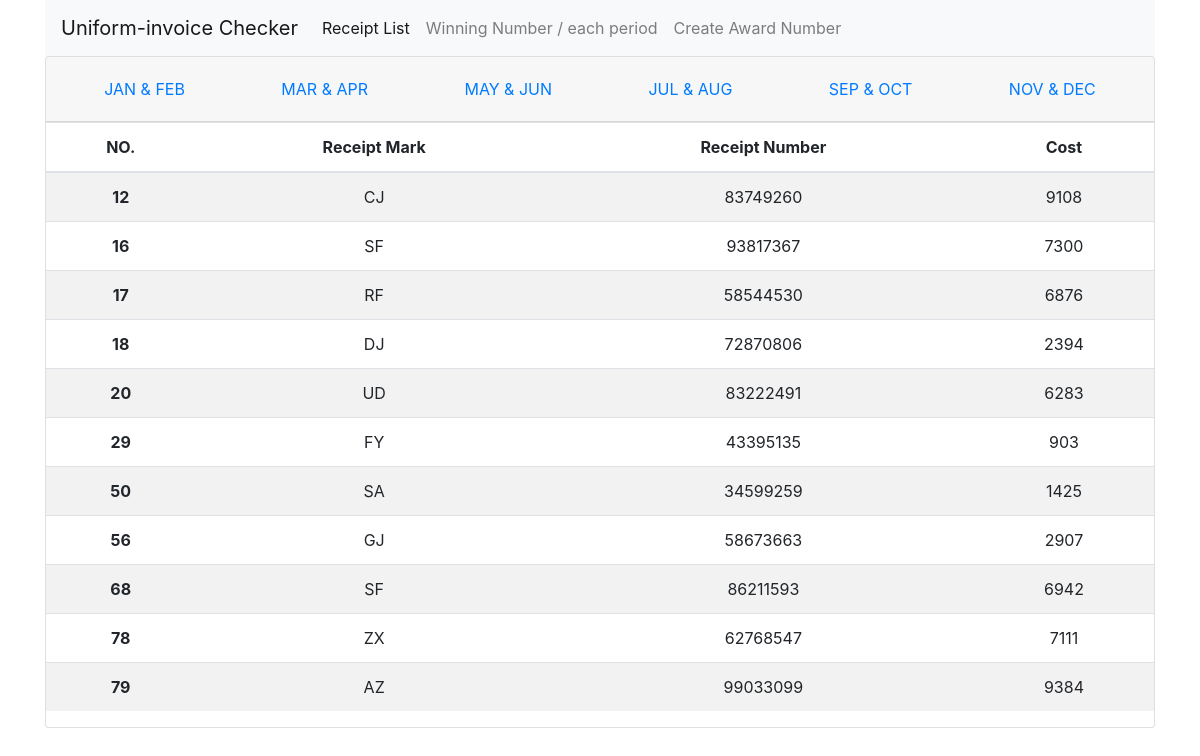
Screenshot of /receipt_list.php?period=4 with the database file from the repository.
### tables this page shows
CREATE TABLE `invoice` (
  `id` int(10) UNSIGNED NOT NULL,
  `code` varchar(2) NOT NULL,
  `number` varchar(8) NOT NULL,
  `period` tinyint(1) UNSIGNED NOT NULL,
  `expend` int(6) UNSIGNED NOT NULL,
  `year` varchar(4) NOT NULL
);

### com/base.php (called while the page is built, shortened)
<?php
$dsn="mysql:host=localhost;charset=utf8;dbname=Invoice";
$pdo=new PDO($dsn,'root',"12345678");
function all($table,...$arg){
    global $pdo;
    $sql="select * from $table ";
    if(isset($arg[0]) && is_array($arg[0])){
        $tmp=[];
        foreach($arg[0] as $key => $value){
            $tmp[]=sprintf("`%s`='%s'",$key,$value);
        }
        $sql=$sql." where " . implode(" && ",$tmp);
    }
    return $pdo->query($sql)->fetchAll();
}
?>

### receipt_list.php (the view, shortened to what this page needs)
<?php include_once "./com/base.php"; ?>
<!DOCTYPE html>
<html lang="en">
<head>
    <link rel="stylesheet" href="https://stackpath.bootstrapcdn.com/bootstrap/4.5.0/css/bootstrap.min.css">
</head>
<body>
    <form class="container" action="Key-in_Invoice.php" method="post">
        <?php
        include "header.php";
        $period = ceil(date("n") / 2);
        if (isset($_GET['period'])) {
            $period = $_GET['period'];
        }
        ?>
        <div class="card text-center">
            <header class="card-header">
                <ul class="nav nav-pills card-header-pills justify-content-around">
                    <li class="nav-item">
                        <a class="nav-link" href="receipt_list.php?period=1">JAN & FEB</a>
                    </li>
                    <li class="nav-item">
                        <a class="nav-link" href="receipt_list.php?period=2">MAR & APR</a>
                    </li>
                    <li class="nav-item">
                        <a class="nav-link" href="receipt_list.php?period=3">MAY & JUN</a>
                    </li>
                    <li class="nav-item">
                        <a class="nav-link" href="receipt_list.php?period=4">JUL & AUG</a>
                    </li>
                    <li class="nav-item">
                        <a class="nav-link" href="receipt_list.php?period=5">SEP & OCT</a>
                    </li>
                    <li class="nav-item">
                        <a class="nav-link" href="receipt_list.php?period=6">NOV & DEC</a>
                    </li>
                </ul>
            </header>
            <article>
                <div class="tab-pane fade show active">
                    <table class="table table-striped">
                        <thead>
                            <tr>
                                <th scope="col">NO.</th>
                                <th scope="col">Receipt Mark</th>
                                <th scope="col">Receipt Number</th>
                                <th scope="col">Cost</th>
                            </tr>
                        </thead>
                        <tbody>
                            <tr>
                                <?php
                                $rows = all("invoice", ["period" => $period]);
                                foreach ($rows as $row) {
                                ?>
                                    <th scope="row"><?= $row['id']; ?></th>
                                    <td><?= $row['code']; ?></td>
                                    <td><?= $row['number']; ?></td>
                                    <td><?= $row['expend']; ?></td>
                            </tr>
                        <?php
                                }
                        ?>
                        </tbody>
                    </table>
            </article>
        </div>
    </form>
</body>
</html>

### rows the page displays
invoice: id "12", code "CJ", number "83749260", expend "9108"
invoice: id "16", code "SF", number "93817367", expend "7300"
invoice: id "17", code "RF", number "58544530", expend "6876"
invoice: id "18", code "DJ", number "72870806", expend "2394"
invoice: id "20", code "UD", number "83222491", expend "6283"
invoice: id "29", code "FY", number "43395135", expend "903"
invoice: id "50", code "SA", number "34599259", expend "1425"
invoice: id "56", code "GJ", number "58673663", expend "2907"
invoice: id "68", code "SF", number "86211593", expend "6942"
invoice: id "78", code "ZX", number "62768547", expend "7111"
invoice: id "79", code "AZ", number "99033099", expend "9384"
